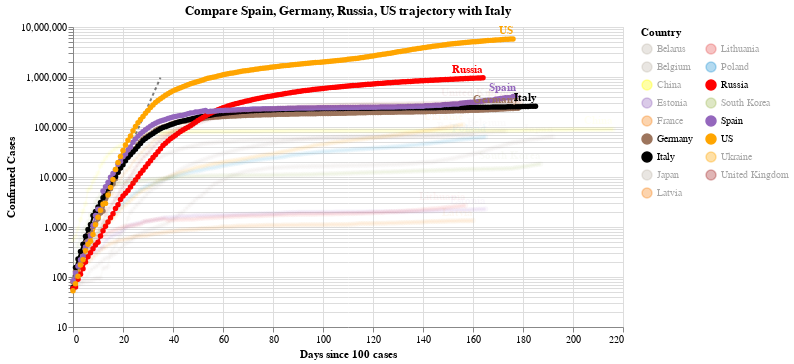

Notebook code cell kept with this figure:
### Code cell
#hide_input
chart2 = make_since_chart(dff2, ['Spain', 'Germany','Russia', 'US'], baseline_countries)
chart2

### Figure 1 — Vega-Lite specification as saved in the notebook (floating-point values rounded to 4 significant figures; data arrays with more than 128 entries replaced by an {"elided": "..."} marker saying what was removed)
{"config": {"view": {"continuousWidth": 400, "continuousHeight": 300}}, "layer": [{"data": {"name": "data-628230001892d6798b50651be41d1b3e"}, "mark": {"type": "line", "color": "black", "opacity": 0.5, "strokeDash": [3, 3]}, "encoding": {"x": {"type": "quantitative", "field": "Days since 100 cases"}, "y": {"type": "quantitative", "field": "Confirmed Cases"}}}, {"data": {"name": "data-1d11ee495c39cd041d1a1ecc31eb07bb"}, "mark": {"type": "line", "point": true}, "encoding": {"color": {"type": "nominal", "field": "Country", "legend": {"columns": 2}, "scale": {"domain": ["Belarus", "Belgium", "China", "Estonia", "France", "Germany", "Italy", "Japan", "Latvia", "Lithuania", "Poland", "Russia", "South Korea", "Spain", "US", "Ukraine", "United Kingdom"], "range": ["#C1B7AD", "#C1B7AD", "yellow", "#9467bd", "#F58518", "#9D755D", "black", "#C1B7AD", "#F58518", "#E45756", "#2495D3", "red", "#A1BA59", "#9467bd", "orange", "orange", "brown"]}}, "opacity": {"condition": {"value": 1, "selection": "selector003"}, "value": 0.05}, "tooltip": [{"type": "nominal", "field": "Country"}, {"type": "temporal", "field": "Date"}, {"type": "quantitative", "field": "Confirmed Cases"}, {"type": "quantitative", "field": "Days since 100 cases"}], "x": {"type": "quantitative", "field": "Days since 100 cases"}, "y": {"type": "quantitative", "field": "Confirmed Cases", "scale": {"type": "log"}}}, "selection": {"selector003": {"type": "multi", "fields": ["Country"], "bind": "legend", "init": [{"Country": "Spain"}, {"Country": "Germany"}, {"Country": "Russia"}, {"Country": "US"}, {"Country": "Italy"}]}}, "width": 550}, {"data": {"name": "data-1d11ee495c39cd041d1a1ecc31eb07bb"}, "mark": {"type": "text", "align": "right", "dy": -8, "fontWeight": "bold"}, "encoding": {"color": {"type": "nominal", "field": "Country", "legend": {"columns": 2}, "scale": {"domain": ["Belarus", "Belgium", "China", "Estonia", "France", "Germany", "Italy", "Japan", "Latvia", "Lithuania", "Poland", "Russia", "South Korea", "Spain", "US", "Ukraine", "United Kingdom"], "range": ["#C1B7AD", "#C1B7AD", "yellow", "#9467bd", "#F58518", "#9D755D", "black", "#C1B7AD", "#F58518", "#E45756", "#2495D3", "red", "#A1BA59", "#9467bd", "orange", "orange", "brown"]}}, "opacity": {"condition": {"value": 1, "selection": "selector003"}, "value": 0.05}, "text": {"type": "nominal", "field": "Country"}, "tooltip": [{"type": "nominal", "field": "Country"}, {"type": "temporal", "field": "Date"}, {"type": "quantitative", "field": "Confirmed Cases"}, {"type": "quantitative", "field": "Days since 100 cases"}], "x": {"type": "quantitative", "field": "Days since 100 cases"}, "y": {"type": "quantitative", "field": "Confirmed Cases", "scale": {"type": "log"}}}, "transform": [{"filter": "(datum['Date'] >= 1598313600000)"}], "width": 550}], "title": "Compare Spain, Germany, Russia, US trajectory with Italy", "$schema": "https://vega.github.io/schema/vega-lite/v4.0.2.json", "datasets": {"data-628230001892d6798b50651be41d1b3e": [{"Days since 100 cases": 0, "Confirmed Cases": 100.0}, {"Days since 100 cases": 1, "Confirmed Cases": 130.0}, {"Days since 100 cases": 2, "Confirmed Cases": 169.0}, {"Days since 100 cases": 3, "Confirmed Cases": 219.7}, {"Days since 100 cases": 4, "Confirmed Cases": 285.6}, {"Days since 100 cases": 5, "Confirmed Cases": 371.3}, {"Days since 100 cases": 6, "Confirmed Cases": 482.7}, {"Days since 100 cases": 7, "Confirmed Cases": 627.5}, {"Days since 100 cases": 8, "Confirmed Cases": 815.7}, {"Days since 100 cases": 9, "Confirmed Cases": 1060.0}, {"Days since 100 cases": 10, "Confirmed Cases": 1379.0}, {"Days since 100 cases": 11, "Confirmed Cases": 1792.0}, {"Days since 100 cases": 12, "Confirmed Cases": 2330.0}, {"Days since 100 cases": 13, "Confirmed Cases": 3029.0}, {"Days since 100 cases": 14, "Confirmed Cases": 3937.0}, {"Days since 100 cases": 15, "Confirmed Cases": 5119.0}, {"Days since 100 cases": 16, "Confirmed Cases": 6654.0}, {"Days since 100 cases": 17, "Confirmed Cases": 8650.0}, {"Days since 100 cases": 18, "Confirmed Cases": 11250.0}, {"Days since 100 cases": 19, "Confirmed Cases": 14620.0}, {"Days since 100 cases": 20, "Confirmed Cases": 19000.0}, {"Days since 100 cases": 21, "Confirmed Cases": 24710.0}, {"Days since 100 cases": 22, "Confirmed Cases": 32120.0}, {"Days since 100 cases": 23, "Confirmed Cases": 41750.0}, {"Days since 100 cases": 24, "Confirmed Cases": 54280.0}, {"Days since 100 cases": 25, "Confirmed Cases": 70560.0}, {"Days since 100 cases": 26, "Confirmed Cases": 91730.0}, {"Days since 100 cases": 27, "Confirmed Cases": 119300.0}, {"Days since 100 cases": 28, "Confirmed Cases": 155000.0}, {"Days since 100 cases": 29, "Confirmed Cases": 201500.0}, {"Days since 100 cases": 30, "Confirmed Cases": 262000.0}, {"Days since 100 cases": 31, "Confirmed Cases": 340600.0}, {"Days since 100 cases": 32, "Confirmed Cases": 442800.0}, {"Days since 100 cases": 33, "Confirmed Cases": 575600.0}, {"Days since 100 cases": 34, "Confirmed Cases": 748300.0}, {"Days since 100 cases": 35, "Confirmed Cases": 972800.0}], "data-1d11ee495c39cd041d1a1ecc31eb07bb": {"elided": "2986 records"}}}
